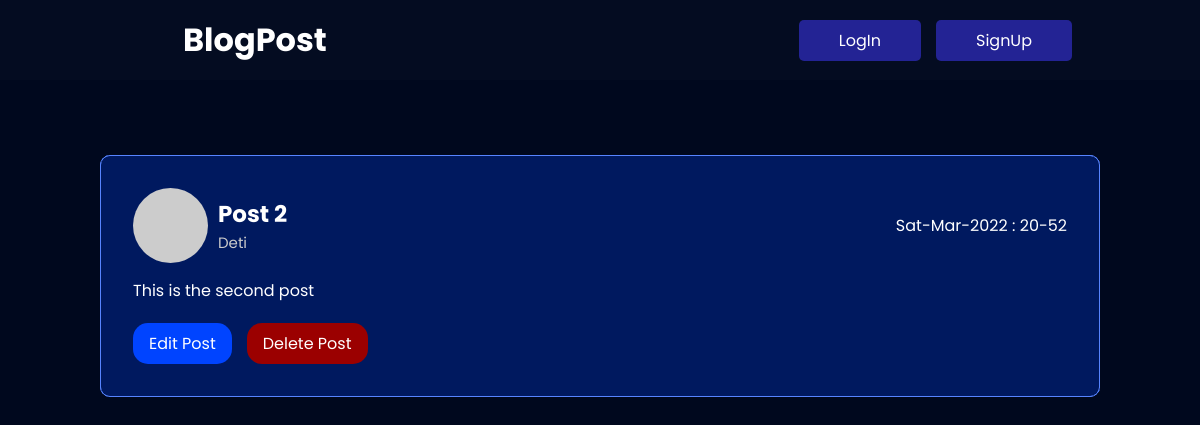
/post.php?id=2, run on the app's committed database.
### tables this page shows
CREATE TABLE `posts` (
  `id` int(11) NOT NULL,
  `title` varchar(255) NOT NULL,
  `user` varchar(255) NOT NULL,
  `body` text NOT NULL,
  `date` timestamp NOT NULL DEFAULT current_timestamp(),
  `edit_date` timestamp NOT NULL DEFAULT current_timestamp() ON UPDATE current_timestamp()
);

### post.php (the view, shortened to what this page needs)
<?php
  require './includes/database.php';
  $id = htmlentities( mysqli_real_escape_string( $conn, $_GET['id'] ) );
  $query = "select * from posts where id=$id";
  $result = mysqli_query( $conn, $query );
  $post = mysqli_fetch_assoc( $result );
?>
<!DOCTYPE html>
<html lang="en">
<head>
    <link rel="stylesheet" href="dist\App.css">
    <link rel="stylesheet" href="dist\navbar.css">
    <link rel="stylesheet" href="dist\shared.css">
    <link rel="stylesheet" href="dist\post.css">
    <link rel="stylesheet" href="dist\timeline.css">
</head>
<body>
    <?php require './includes/navbar.php' ?>
    <div class="post-wrapper">
        <div class="single-post-container post-container">
            <div class="post-header inline spread">
                <div class="image-container"><img src="https://picsum.photos/75/75" alt=""></div>
                <div class="post-title-user">
                    <h6 class="post-title"><?php echo $post["title"] ?></h6>
                    <p><?php echo $post["user"] ?></p>
                </div>
                <div class="time-of-post">
                    <p>
                        <?php
                          echo date( 'D-M-Y : H-i', strtotime( $post['date'] ) )
                        ?>
                    </p>
                </div>
            </div>
            <div class="post-body">
                <p><?php echo $post["body"] ?></p>
                <div class="edit-post">
                    <div class="go-to-post">
                        <a href="./editpost.php?id=<?php echo $post['id'] ?>">Edit Post</a>
                    </div>
                    <div class="go-to-post delete-post">
                        <a href="./deletepost.php?id=<?php echo $post['id'] ?>">Delete Post</a>
                    </div>
                </div>
            </div>
        </div>
    </div>
</body>
</html>

### data on the page
posts: title "Post 2", user "Deti", date "Sat-Mar-2022 : 20-52", body "This is the second post"
